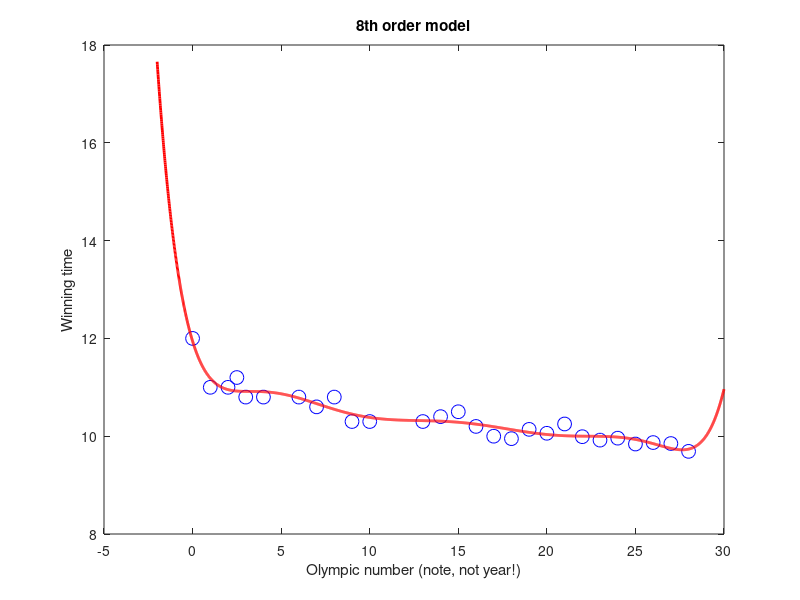

Reproduce this figure in MATLAB.
%% olymppoly.m

% From A First Course in Machine Learning, Chapter 1.

% Simon Rogers, 31/10/11 [simon.rogers@glasgow.ac.uk]

% Revised by Sayyed Mohsen Vazirizade, Oct/10/2017 [smvazirizade@email.arizona.edu]

clc;clear all;close all;

%% Load the Olympic data and extract the mens 100m data

%load ../data/olympics.mat
male100=load('olympic100m.txt')


x = male100(:,1); % Olympic years

t = male100(:,2); % Winning times



% Rescale x for numerical reasons

x = x - x(1);

x = x./4;



% Plot the data

%figure(1);hold off

plot(x,t,'bo','markersize',10);

xlabel('Olympic number (note, not year!)');

ylabel('Winning time');

title('Data')

pause(3)
%% Linear model

plotx = [x(1)-2:0.01:x(end)+2]';

X = [];

plotX = [];

for k = 0:1

    X = [X x.^k];

    plotX = [plotX plotx.^k];

end



w = (X'*X)\X'*t;



% Plot the model

%figure(1);hold off

figure(1);hold off

plot(x,t,'bo','markersize',10);

xlabel('Olympic number (note, not year!)');

ylabel('Winning time');

hold on

plot(plotx,plotX*w,'r','linewidth',2)

title('Linear Model')

pause(3)
%% Quadratic model

plotx = [x(1)-2:0.01:x(end)+2]';

X = [];

plotX = [];

for k = 0:2

    X = [X x.^k];

    plotX = [plotX plotx.^k];

end



w = (X'*X)\X'*t;



% Plot the model

%figure(1);hold off

figure(1);hold off

plot(x,t,'bo','markersize',10);

xlabel('Olympic number (note, not year!)');

ylabel('Winning time');

hold on

plot(plotx,plotX*w,'r','linewidth',2)

title('Quadratic model')

pause(3)
%% Quartic model

plotx = [x(1)-2:0.01:x(end)+2]';

X = [];

plotX = [];

for k = 0:4

    X = [X x.^k];

    plotX = [plotX plotx.^k];

end



w = (X'*X)\X'*t;



% Plot the model

%figure(1);hold off

figure(1);hold off

plot(x,t,'bo','markersize',10);

xlabel('Olympic number (note, not year!)');

ylabel('Winning time');

hold on

plot(plotx,plotX*w,'r','linewidth',2)

title('Quartic model')

pause(3)
%% 8th order model

plotx = [x(1)-2:0.01:x(end)+2]';

X = [];

plotX = [];

for k = 0:8

    X = [X x.^k];

    plotX = [plotX plotx.^k];

end



w = (X'*X)\X'*t;



% Plot the model

%figure(1);hold off

figure(1);hold off

plot(x,t,'bo','markersize',10);

xlabel('Olympic number (note, not year!)');

ylabel('Winning time');

hold on

plot(plotx,plotX*w,'r','linewidth',2)

title('8th order model')